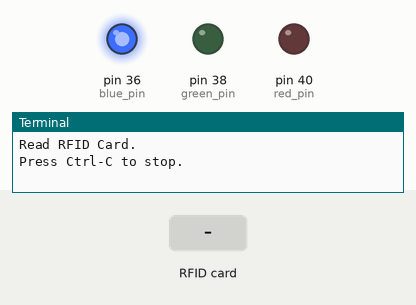
Recording of a program running on a simulated Raspberry Pi (header pin numbers). On the bench: output pins drawn as LEDs (lit = HIGH), the last lines printed to the terminal. The inputs (shaded band) are chosen by the test bench.

Above: at 1.2 s.
1.3 s: RFID card 88 04 3D E4 held to the reader
At 1.9 s:
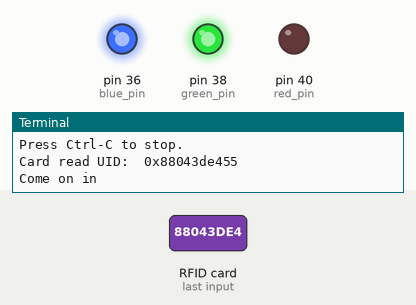
4.3 s: RFID card 5E 7A 19 C4 held to the reader
At 5.4 s:
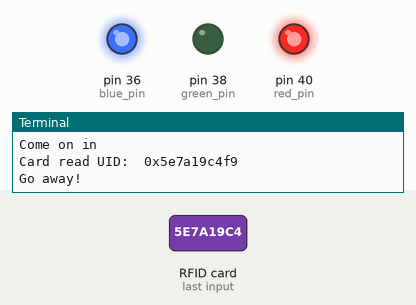
7.3 s: RFID card F2 4B F1 D1 held to the reader
At 7.7 s:
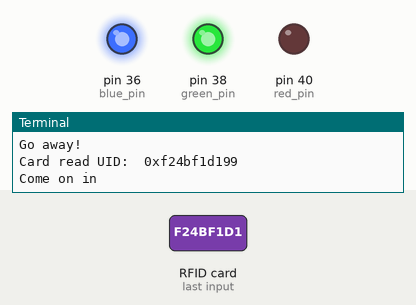
8.8 s: RFID card 88 04 3D E4 held to the reader
At 10.6 s:
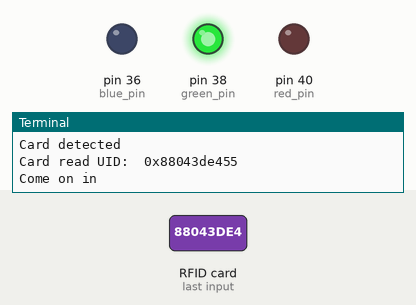
Timing chart, 0 to 12.8 s (numbered marks = the images above; inputs shaded):
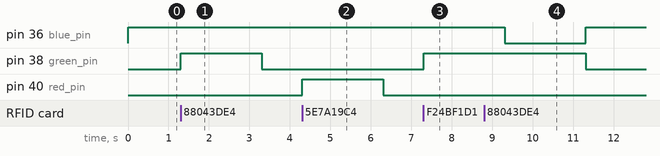

Measured:
- after the input at 1.3 s, pin 38 (green_pin): LOW → HIGH at once, → LOW 2.0 s later
- after the input at 4.3 s, pin 40 (red_pin): LOW → HIGH at once, → LOW 2.0 s later
- after the input at 7.3 s, pin 38 (green_pin): LOW → HIGH at once
- after the input at 8.8 s, pin 36 (blue_pin): HIGH → LOW after 0.51 s, → HIGH 2.0 s later; pin 38 (green_pin): HIGH → LOW after 2.5 s instead of 0.50 s

The program:

Read2-1.py
```python
#!/usr/bin/env python
# -*- coding: utf8 -*-

import time
import RPi.GPIO as GPIO
import MFRC522
import signal

continue_reading = True

authorised  = (584186717269, 1040656224665)

blue_pin    = 36
green_pin   = 38
red_pin     = 40

# Capture SIGINT for cleanup when the script is aborted
def end_read(signal,frame):
    global continue_reading
    print "Ctrl+C captured, ending read."
    continue_reading = False
    GPIO.cleanup()

# Convert a list of ints to one value
def to_int(uid):
    value = 0

    for i in range(len(uid)):
        value = value * 256 + uid[i]

    return value

def setup():
    # Hook the SIGINT
    signal.signal(signal.SIGINT, end_read)

    GPIO.setup(blue_pin, GPIO.OUT)
    GPIO.setup(red_pin, GPIO.OUT)
    GPIO.setup(green_pin, GPIO.OUT)

def led_on(pin, delay = 0):
    GPIO.output(pin, GPIO.HIGH)
    if delay > 0:
        time.sleep(delay)

def led_off(pin, delay = 0):
    GPIO.output(pin, GPIO.LOW)
    if delay > 0:
        time.sleep(delay)

# Create an object of the class MFRC522
MIFAREReader = MFRC522.MFRC522('/dev/spidev0.1')

# Welcome message
print "Read RFID Card."
print "Press Ctrl-C to stop."

setup()

# This loop keeps checking for chips. If one is near it will get the UID and authenticate
while continue_reading:
    led_on(blue_pin)
    # Scan for cards
    (status,TagType) = MIFAREReader.MFRC522_Request(MIFAREReader.PICC_REQIDL)

    # If a card is found
    if status == MIFAREReader.MI_OK:
        print
        print "Card detected"
        led_off(blue_pin)

    # Get the UID of the card
    (status, uid) = MIFAREReader.MFRC522_Anticoll()

    uid_value = to_int(uid)

    # If we have the UID, continue
    if status == MIFAREReader.MI_OK:
        # Print UID
#        print "Card read UID: ", uid
#        print "Card read UID: " + str(uid[0]) + ", " + str(uid[1]) + ", " + str(uid[2]) + ", " + str(uid[3]) + ", " + str(uid[4])
#        print "Card read UID: ", uid_value
        print "Card read UID: ", hex(uid_value)

        if uid_value in authorised:
            print('Come on in')
            led_on(green_pin, 2)
            led_off(green_pin)
        else:
            print('Go away!')
            led_on(red_pin, 2)
            led_off(red_pin)

        # This is the default key for authentication
#        key = [0xFF,0xFF,0xFF,0xFF,0xFF,0xFF]

        # Select the scanned tag
#        MIFAREReader.MFRC522_SelectTag(uid)

        # Authenticate
#        status = MIFAREReader.MFRC522_Auth(MIFAREReader.PICC_AUTHENT1A, 8, key, uid)

        # Check if authenticated
#        if status == MIFAREReader.MI_OK:
#            MIFAREReader.MFRC522_Read(8)
#            MIFAREReader.MFRC522_StopCrypto1()
#        else:
#            print "Authentication error"

#        time.sleep(1)
```
